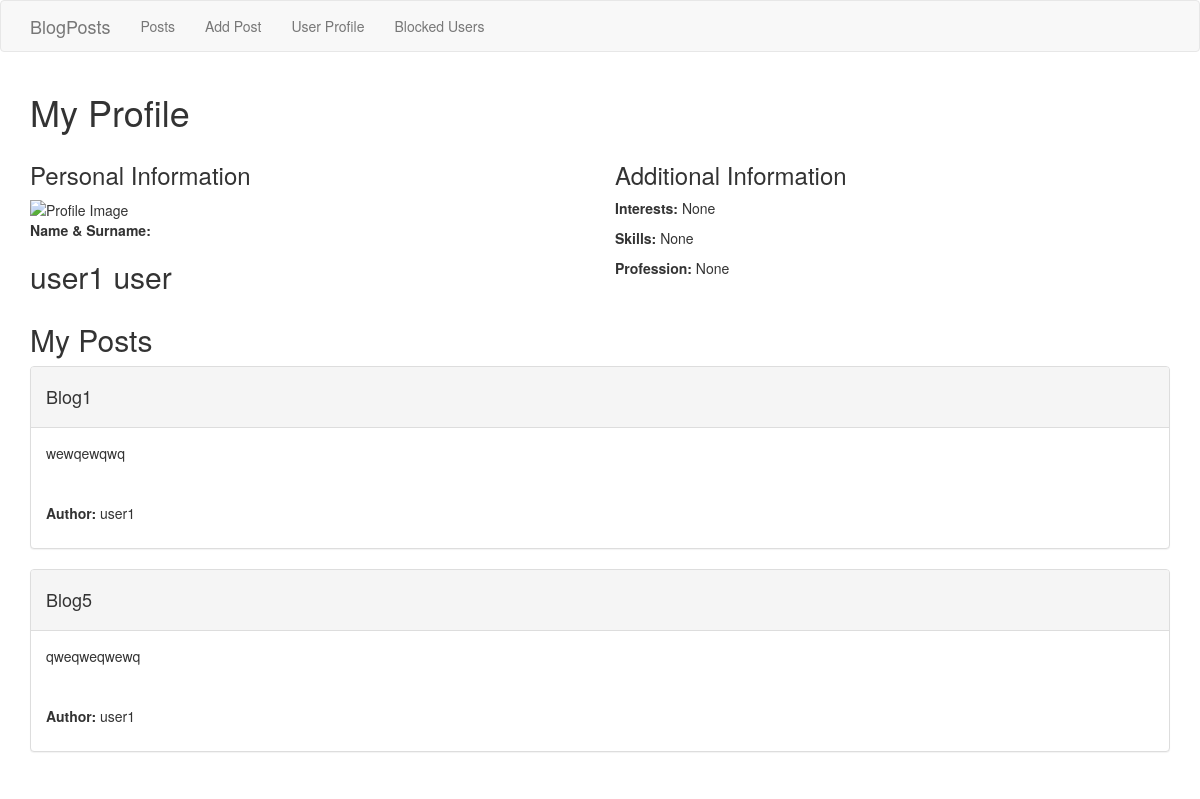
Screenshot of /profile/ (signed in) with the database file from the repository.
### BlogPosts/models.py (models this page shows, shortened)
class UserProfile(models.Model):
    user = models.ForeignKey(User, on_delete=models.CASCADE)
    name = models.CharField(max_length=20)
    surname = models.CharField(max_length=50)
    image = models.CharField(max_length=100, null=True, blank=True)
    interests = models.CharField(max_length=100, null=True, blank=True)
    skills = models.CharField(max_length=100, null=True, blank=True)
    profession = models.CharField(max_length=100, null=True, blank=True)
    def __str__(self):
        return self.name

class Blog(models.Model):
    title = models.CharField(max_length=30)
    author = models.ForeignKey(UserProfile, on_delete=models.CASCADE)
    content = models.TextField()
    creation_date = models.DateTimeField(auto_now_add=True)
    last_modified = models.DateTimeField(auto_now=True)

### BlogPosts/views.py (the view)
# urls.py: path("profile/", get_user_profile, name="get_user_profile"),
def get_user_profile(request):
    context = {"user": UserProfile.objects.get(user=request.user),
               "posts": Blog.objects.filter(author__user=request.user).all()}
    return render(request, "UserProfile.html", context)

### templates/UserProfile.html (shortened to what this page needs)
<!DOCTYPE html>
<html lang="en">
<head>
    <link rel="stylesheet" href="https://maxcdn.bootstrapcdn.com/bootstrap/3.4.1/css/bootstrap.min.css">
</head>
<body>
<nav class="navbar navbar-default">
        <div class="container">
            <div class="navbar-header">
                <a class="navbar-brand" href="#">BlogPosts</a>
            </div>
            <ul class="nav navbar-nav">
                <li><a href="{% url 'get_posts' %}">Posts</a></li>
                <li><a href="{% url 'add_post' %}">Add Post</a></li>
                <li><a href="{% url 'get_user_profile' %}">User Profile</a></li>
                <li><a href="{% url 'get_blocked_users' %}">Blocked Users</a></li>
            </ul>
        </div>
    </nav>
     <div class="container">
        <h1>My Profile</h1>
        <div class="row">
            <div class="col-md-6">
                <h3>Personal Information</h3>
                <img src="{{ user.image }}" alt="Profile Image">
                <p><strong>Name & Surname:</strong><h2>{{ user.name }} {{ user.surname }}</h2>
            </div>
            <div class="col-md-6">
                <h3>Additional Information</h3>
                <p><strong>Interests:</strong> {{ user.interests }}</p>
                <p><strong>Skills:</strong> {{ user.skills }}</p>
                <p><strong>Profession:</strong> {{ user.profession }}</p>
            </div>
        </div>
        <h2>My Posts</h2>
        {% for post in posts %}
            <div class="panel panel-default">
                <div class="panel-heading">
                    <h4>{{ post.title }}</h4>
                </div>
                <div class="panel-body">
                    <p>{{ post.content }}</p>
                </div>
                <div class="panel-body">
                    <p><strong>Author: </strong>{{ post.author }}</p>
                </div>
            </div>
        {% empty %}
            <p>No posts found.</p>
        {% endfor %}
    </div>
</body>
</html>

### rows the page displays
UserProfile: name "user1", surname "user", interests "None", skills "None", profession "None"
Blog: title "Blog1", content "wewqewqwq", author "user1"
Blog: title "Blog5", content "qweqweqwewq", author "user1"
